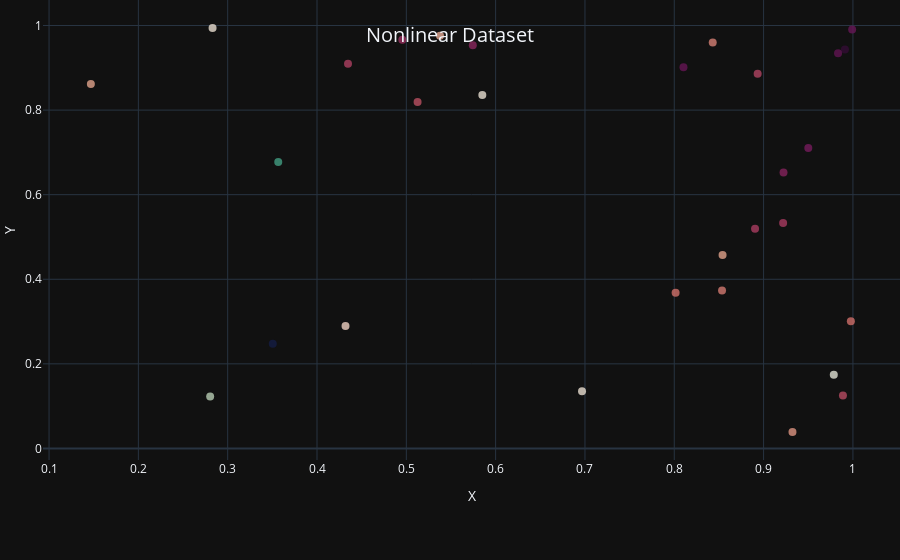

The cell this chart's notebook holds for it:
### Markdown cell above
![Nonlinear Dataset](https://github.com/dellius-alexander/Neural-Networks-From-Scratch/blob/main/assets/images/scatter_plot_3d_nonlinear.png "Nonlinear Dataset")

### Code cell
# Now lets graph the 2D X, y coordinates
reshaped_X = X.reshape(-1, 3)
print(reshaped_X[:,0].shape)  # (300,)

# Graph the dataset
fig = go.Figure()
fig.add_trace(
    go.Scatter(
        x=X_flat, y=y_flat, mode='markers',
        marker=dict(size=8, color=n_flat, opacity=0.8, colorscale='curl'), name='Dataset')
)

# Update the layout of the plot
fig.update_layout(
    title={
        'text': 'Nonlinear Dataset',
        'y': 0.95,
        'x': 0.5,
        'xanchor': 'center',
        'yanchor': 'top',
        'font': {
            'size': 20  # Adjust the size as needed
        }
    },
    xaxis_title='X', 
    yaxis_title='Y',
    margin=dict(l=0, r=0, t=0, b=100)
)

# Save plot to file in png and svg format
fig.write_image('../assets/images/scatter_plot_2d_nonlinear.png')
fig.write_image('../assets/images/scatter_plot_2d_nonlinear.svg')

# Show the plot
fig.show()

### Figure 1 — Plotly figure (JSON) as saved in the notebook; plotly's stock layout.template omitted (floating-point values rounded to 4 significant figures)
{"data": [{"marker": {"color": [1.663, 1.126, 1.429, 1.215, 1.58, 0.9972, 1.239, 1.567, 1.425, 1.538, 1.494, 1.311, 1.053, 1.279, 0.9278, 1.571, 0.4351, 1.378, 1.213, 1.507, 1.391, 1.199, 1.042, 1.416, 1.408, 1.05, 1.306, 0.774, 1.29, 1.463], "colorscale": [[0.0, "rgb(20, 29, 67)"], [0.09091, "rgb(28, 72, 93)"], [0.1818, "rgb(18, 115, 117)"], [0.2727, "rgb(63, 156, 129)"], [0.3636, "rgb(153, 189, 156)"], [0.4545, "rgb(223, 225, 211)"], [0.5455, "rgb(241, 218, 206)"], [0.6364, "rgb(224, 160, 137)"], [0.7273, "rgb(203, 101, 99)"], [0.8182, "rgb(164, 54, 96)"], [0.9091, "rgb(111, 23, 91)"], [1.0, "rgb(51, 13, 53)"]], "opacity": 0.8, "size": 8}, "mode": "markers", "name": "Dataset", "x": [0.9911, 0.4319, 0.9219, 0.8541, 0.9834, 0.9786, 0.9323, 0.9991, 0.8904, 0.95, 0.5744, 0.9977, 0.2831, 0.843, 0.2804, 0.8103, 0.3505, 0.5126, 0.1468, 0.9223, 0.9888, 0.5377, 0.5851, 0.4347, 0.8934, 0.6967, 0.8015, 0.3566, 0.8535, 0.4955], "y": [0.9435, 0.2894, 0.5329, 0.4572, 0.9345, 0.1742, 0.03887, 0.9906, 0.5195, 0.7102, 0.9536, 0.3005, 0.9941, 0.9601, 0.1231, 0.901, 0.2475, 0.819, 0.8619, 0.6522, 0.1252, 0.9756, 0.8357, 0.9095, 0.8857, 0.135, 0.3684, 0.6771, 0.3737, 0.9666], "type": "scatter"}], "layout": {"title": {"font": {"size": 20}, "text": "Nonlinear Dataset", "y": 0.95, "x": 0.5, "xanchor": "center", "yanchor": "top"}, "margin": {"l": 0, "r": 0, "t": 0, "b": 100}, "xaxis": {"title": {"text": "X"}}, "yaxis": {"title": {"text": "Y"}}}}
